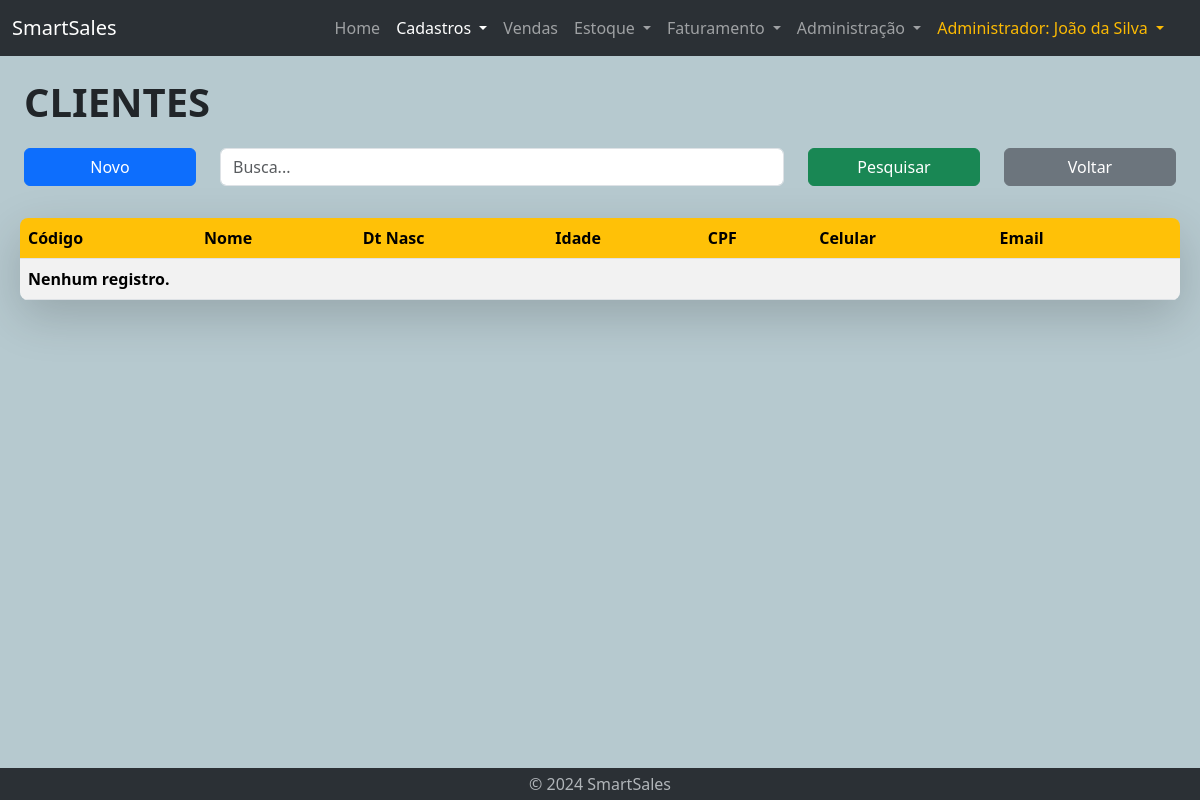
The page /vendedor-lst-clientes.php (signed in) on the database as committed earlier.
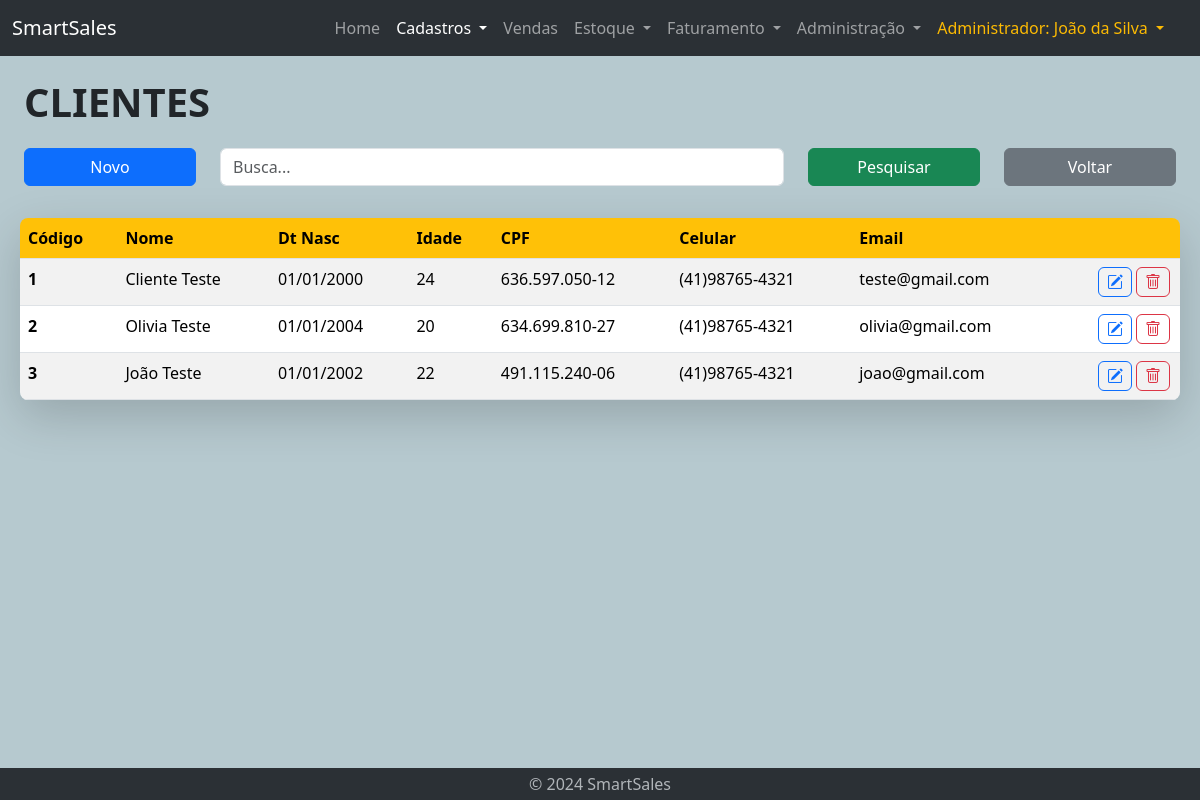
The same page on the database as committed later.
### tables this page shows
CREATE TABLE cliente (
    id int AUTO_INCREMENT PRIMARY KEY NOT NULL,
    nome VARCHAR(255) NOT NULL,
    email VARCHAR(255) NOT NULL UNIQUE,
    celular VARCHAR(50),
    CPF VARCHAR(14) NOT NULL UNIQUE,
    dt_nasc DATE NOT NULL,
    data_cad DATE,
    data_updt DATE
);

### vendedor-lst-clientes.php (the view, shortened to what the changed rows need)
<!DOCTYPE html>
<html lang="en">
<head>
    <?php require "geral/links.php" ?>
</head>
<body id="cadastro">
<?php require 'bd/connection.php'; ?>
    <div class="container-fluid mt-3 home">
        <div class="container-fuid mt-3 ms-lg-2 me-lg-2 shadow-lg rounded-3">
            <?php
                $conn = new mysqli($servername, $username, $password, $database);
                $sql = "SELECT id, nome, email, celular, CPF, dt_nasc, data_cad, data_updt FROM cliente";
            ?>
                <div class='table-responsive table-wrapper'>
                    <table class='table table-striped table-hover rounded-3 overflow-hidden' id='myTable'>
                        <thead class='thead-yellow'>
                            <tr>
                                <th scope='col'>Código</th>
                                <th scope='col'>Nome</th>
                                <th scope='col'>Dt Nasc</th>
                                <th scope='col'>Idade</th>
                                <th scope='col'>CPF</th>
                                <th scope='col'>Celular</th>
                                <th scope='col'>Email</th>
                                <th scope='col'> </th>
                            </tr>
                        </thead>
            <?php
                if ($result = $conn->query($sql)) {
                    if ($result->num_rows > 0) {
                        echo "<tbody>";
                        while ($row = $result->fetch_assoc() ) {
                            $data = $row['dt_nasc'];
                            list($ano, $mes, $dia) = explode('-', $data);
                            $hoje = mktime(0, 0, 0, date('m'), date('d'), date('Y'));
                            $nascimento = mktime(0, 0, 0, $mes, $dia, $ano);
                            $idade = floor((((($hoje - $nascimento) / 60) / 60) / 24) / 365.25);
                            $dataY = explode('-', $row["dt_nasc"]);
                            $anoY = $dataY[0];
                            $mesY = $dataY[1];
                            $diaY = $dataY[2];
                            $dt_nasc = $diaY . '/' . $mesY . '/' . $anoY;
                            $cod = $row["id"];
                            echo "<tr>";
                            echo "  <th scope'row'>";
                            echo $cod;
                            echo "  </th><td>";
                            echo $row["nome"];
                            echo "  </td><td>";
                            echo $dt_nasc;
                            echo "  </td><td>";
                            echo $idade;
                            echo "  </td><td>";
                            echo $row["CPF"];
                            echo "  </td><td>";
                            echo $row["celular"];
                            echo "  </td><td>";
                            echo $row["email"];
                            echo "  </td>";
            ?>
                                <td>
                                    <button type="button" class="btn btn-outline-danger" title="Excluir"
                                    onclick="deletar(this)">
                                        <a class="bi bi-trash"></a>
                                    </button>
                                    <button type="button" class="btn btn-outline-primary" title="Editar"
                                    onclick="editar(this, <?php echo $cod ?>)">
                                        <a class="bi bi-pencil-square"></a>
                                    </button>
                                </td>
                            </tr>
            <?php
                        }
                        echo "</tbody>";
                    } else {
                        echo "<tbody>";
                        echo "<tr>";
                        echo "<th scope'row' colspan='8'>Nenhum registro.</th>";
                        echo "</tr>";
                        echo "</tbody>";
                    }
                    echo "  </table>";
                    echo "</div>";
                } else {
                    echo "Erro executando SELECT: " . $conn->connect_error;
                }
            ?>
        </div>
    </div>
</body>
</html>

Rows that differ between the two databases and show on the page:
added cliente: id "1", nome "Cliente Teste", dt_nasc "01/01/2000", idade "24", CPF "636.597.050-12", celular "(41)98765-4321", email "teste@gmail.com"
added cliente: id "2", nome "Olivia Teste", dt_nasc "01/01/2004", idade "20", CPF "634.699.810-27", celular "(41)98765-4321", email "olivia@gmail.com"
added cliente: id "3", nome "João Teste", dt_nasc "01/01/2002", idade "22", CPF "491.115.240-06", celular "(41)98765-4321", email "joao@gmail.com"
Other text that changed with them:
text no longer shown: "Nenhum registro."
